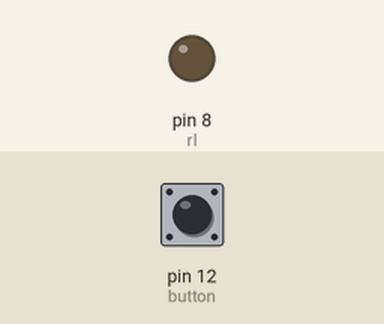
Recording of a sketch running on a simulated Arduino Uno, built with avr-gcc and run on an emulated ATmega328P. On the bench: output pins drawn as LEDs (lit = HIGH). Dashed ring = blinking. The test bench sets the inputs (shaded band); at power-on: pin 12 (button) HIGH. What the sketch prints to the serial monitor is not drawn.

Above: at 1.2 s.
1.3 s: pin 12 (button) pulled LOW for 1 s
At 1.68 s:
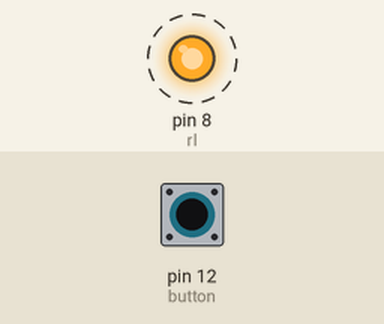
3.8 s: pin 12 (button) pulled LOW for 0.15 s
At 5.2 s:
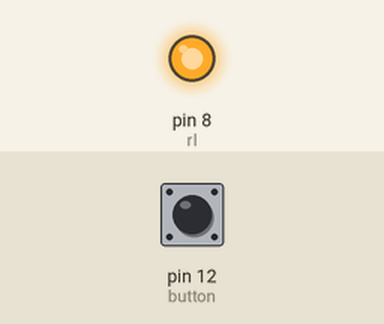
5.5 s: pin 12 (button) pulled LOW for 3.2 s
At 10.0 s:
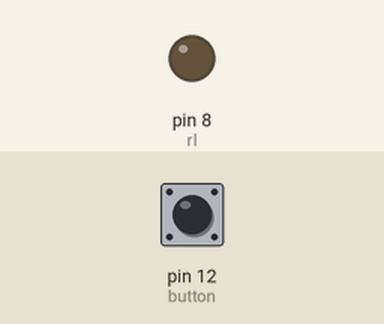
Timing chart, 0 to 11.5 s (numbered marks = the images above; inputs shaded):
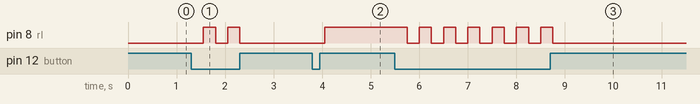

Measured:
- after the input at 1.3 s, pin 8 (rl): alternates HIGH for 0.25 s and LOW for 0.25 s, 4 changes in all, then stays LOW, starting after 0.26 s
- after the input at 3.8 s, pin 8 (rl): LOW → HIGH after 0.25 s
- after the input at 5.5 s, pin 8 (rl): alternates HIGH for 0.25 s and LOW for 0.25 s, 13 changes in all, then stays LOW, starting after 0.25 s

The sketch:

PB.ino
```cpp
int rl = 8, button = 12, j=1;
int buttonread;
int dt = 250;
void setup() {
 Serial.begin(9600);
pinMode(rl, OUTPUT);
pinMode(button, INPUT);
}

void loop() {
buttonread = digitalRead(button);
Serial.println(j);
if(buttonread==0){
  j++;
  delay(dt);
}
if(j%2==0){
  digitalWrite(rl,HIGH);
}
else
digitalWrite(rl,LOW);
}
```
